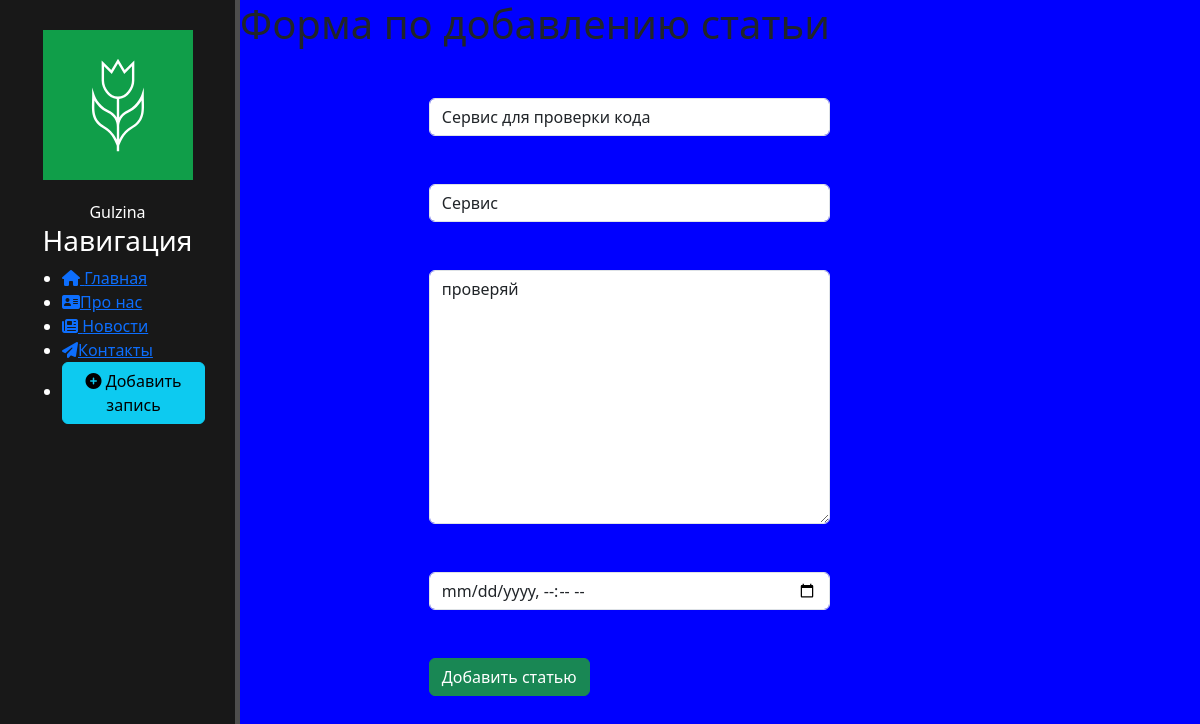
Screenshot of /news/3/update with the database file from the repository.
### news/models.py (models this page shows, shortened)
class Articles(models.Model):
    title = models.CharField('Название', max_length=50)
    anons = models.CharField('Анонс',max_length=250)
    full_text = models.TextField('Статья')
    date =models.DateTimeField('Дата публикации')
    class Meta:
        verbose_name = 'Новость'
        verbose_name_plural = 'Новости'

### news/views.py (the view)
# urls.py: path('<int:pk>/update',views.NewsUpdateView.as_view(),name= 'news-update'),
class NewsUpdateView(UpdateView):
    model = Articles
    template_name = 'news/create.html'
    form_class = ArticlesForm

### news/forms.py
class ArticlesForm(ModelForm):
    class Meta:
        model = Articles
        fields =['title','anons','full_text','date']
        widgets ={
            "title": TextInput(attrs= {
             'class': 'form-control',
             'placeholder': 'Название статьи',
            }),
              "anons": TextInput(attrs ={
                 'class': 'form-control',
                 'placeholder': 'Анонс статьи',
             }),
             "date": DateTimeInput(attrs={
                 'class': 'form-control',
                 'placeholder': 'Дата публикации',
                 'type':'datetime-local'
             }),
              "full_text":Textarea (attrs={
                  'class': 'form-control',
                  'placeholder': 'Текст статьи'
              })
        }

### news/templates/news/create.html (shortened to what this page needs)
{% extends 'main/layout.html' %}
{% block content %}
  <div class="features">
      <h1>Форма по добавлению статьи </h1>
    <form method ="post">
      {{ form.title}}<br><br>
      {{ form.anons }}<br><br>
      {{ form.full_text }}<br><br>
      {{ form.date }}<br><br>
      <button class="btn btn-success" type="submit">Добавить статью</button>
    </form>
  </div>
{% endblock %}

### main/static/main/css/main.css (style rules this page uses)
body { display: flex; min-height: 100vh; margin: 0; }
body { background: blue; }
form { margin-left: 32%; width: 500; margin-top: 50px; }

### rows the page displays
Articles: title "Сервис для проверки кода", anons "Сервис", full_text "проверяй"
